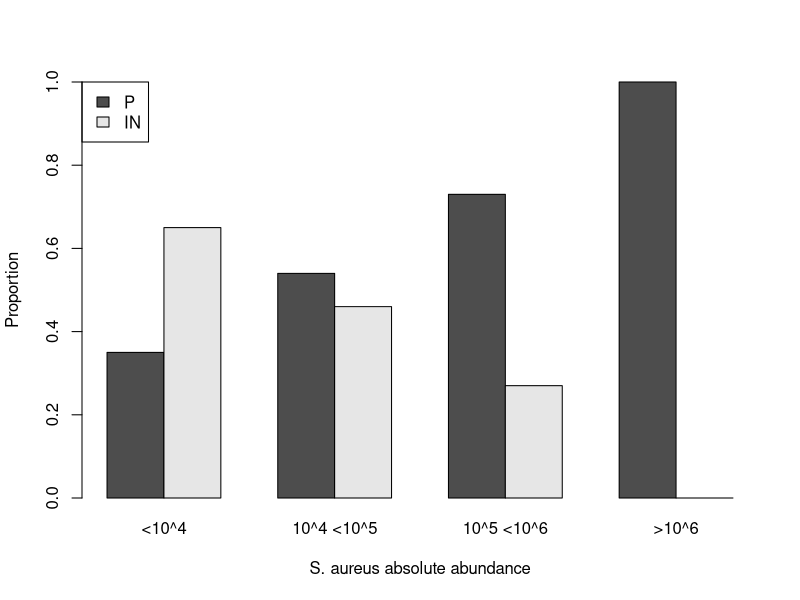
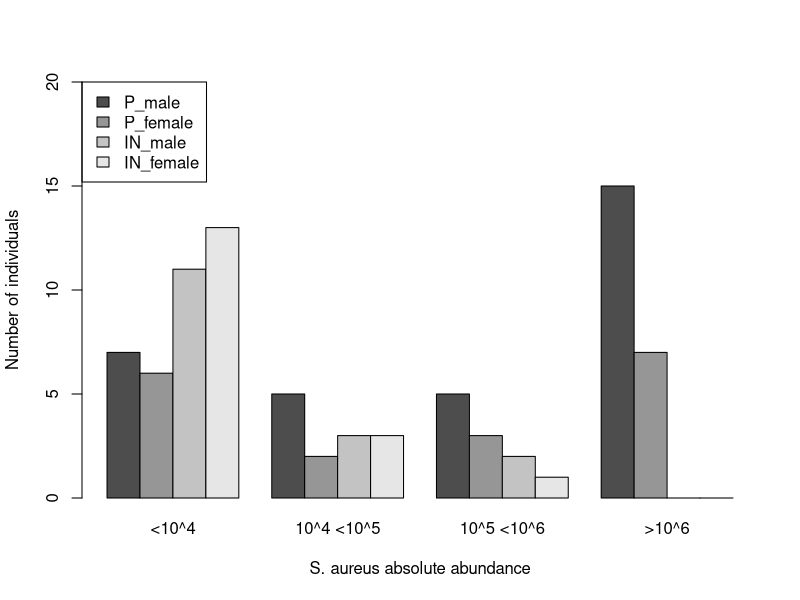

Write the R code that produced these figures, in order.
my.df1 <- data.frame(Saureus = c("<10^4", "10^4 <10^5", "10^5 <10^6", ">10^6"),
                    P = c(0.35,0.54,0.73,1),
                    IN = c(0.65,0.46,0.27,0))

barplot(t(as.matrix(my.df1[, 2:3])),
        beside = TRUE,
        names.arg = my.df1$Saureus,
        ylim = c(0,1),
        ylab = "Proportion",
        xlab = "S. aureus absolute abundance",
        legend.text = TRUE,
        args.legend = list(x="topleft")
)

my.df2 <- data.frame(Saureus = c("<10^4", "10^4 <10^5", "10^5 <10^6", ">10^6"),
P_male = c(7, 5, 5, 15),
P_female = c(6, 2, 3, 7),
IN_male = c(11, 3, 2, 0),
IN_female = c(13, 3, 1, 0))

barplot(t(as.matrix(my.df2[, 2:5])),
        beside = TRUE,
        names.arg = my.df2$Saureus,
        ylim = c(0,20),
        ylab = "Number of individuals",
        xlab = "S. aureus absolute abundance",
        legend.text = TRUE,
        args.legend = list(x="topleft")
)
